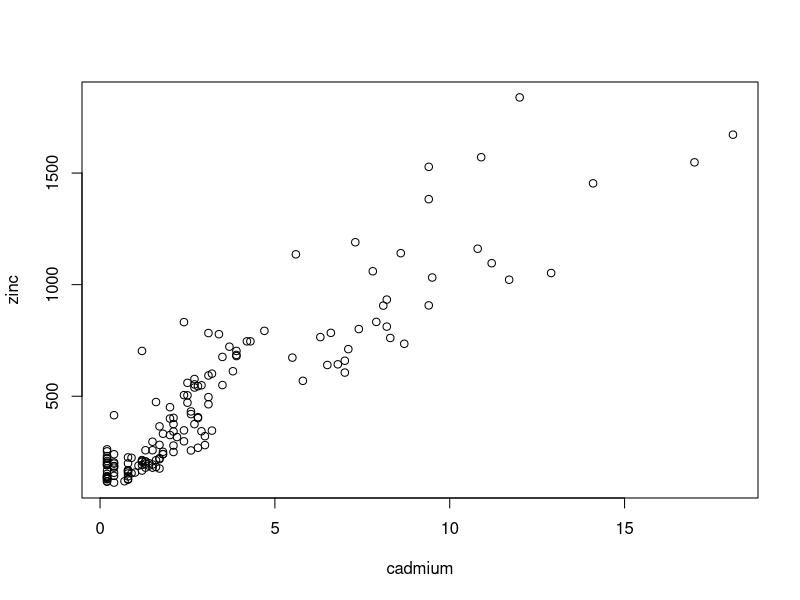
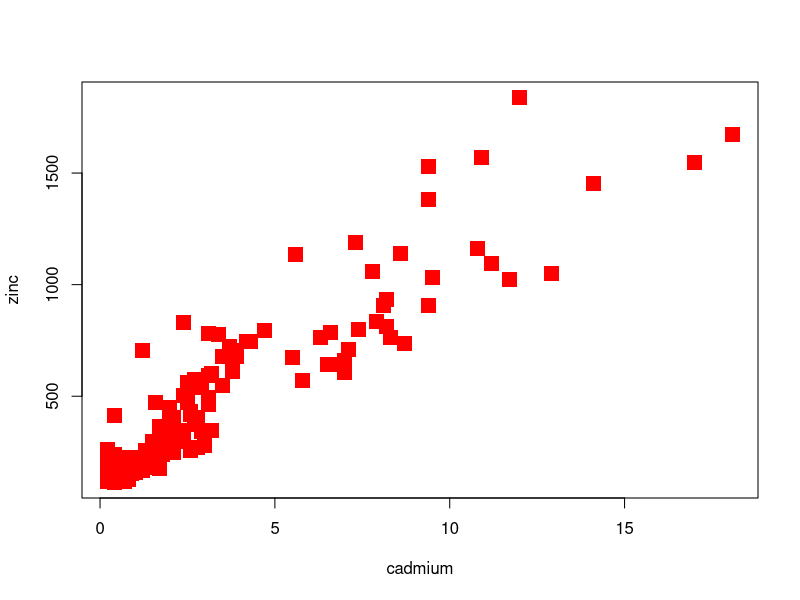
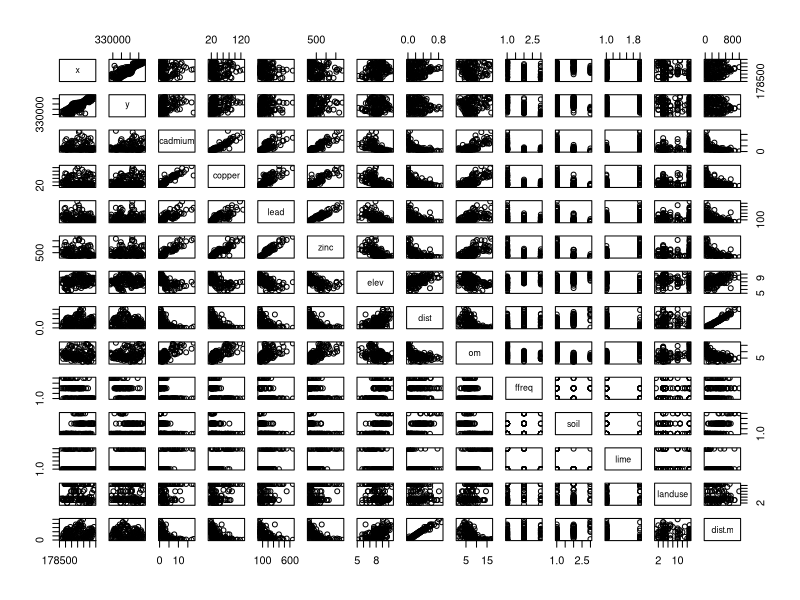
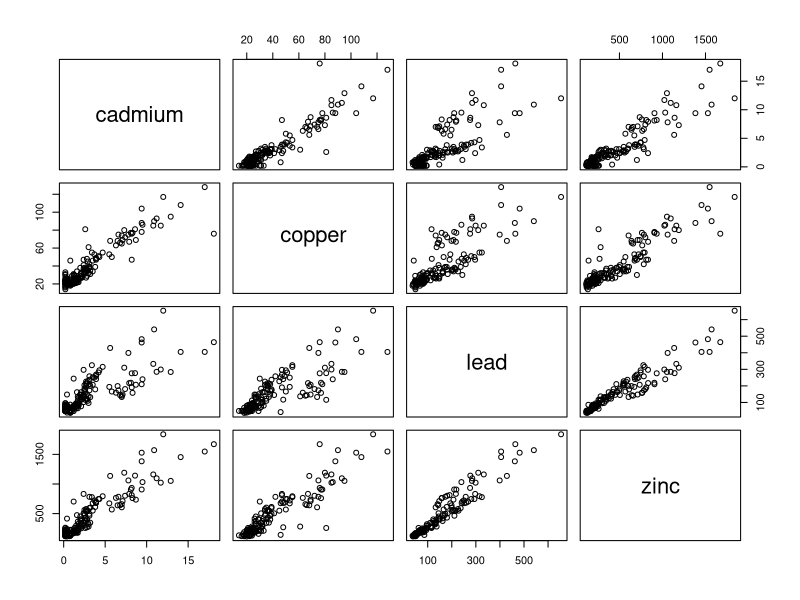
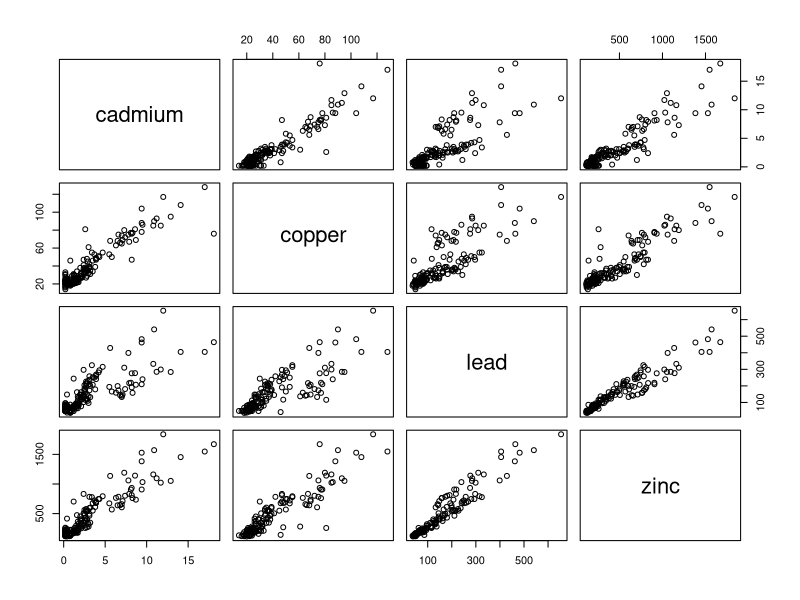
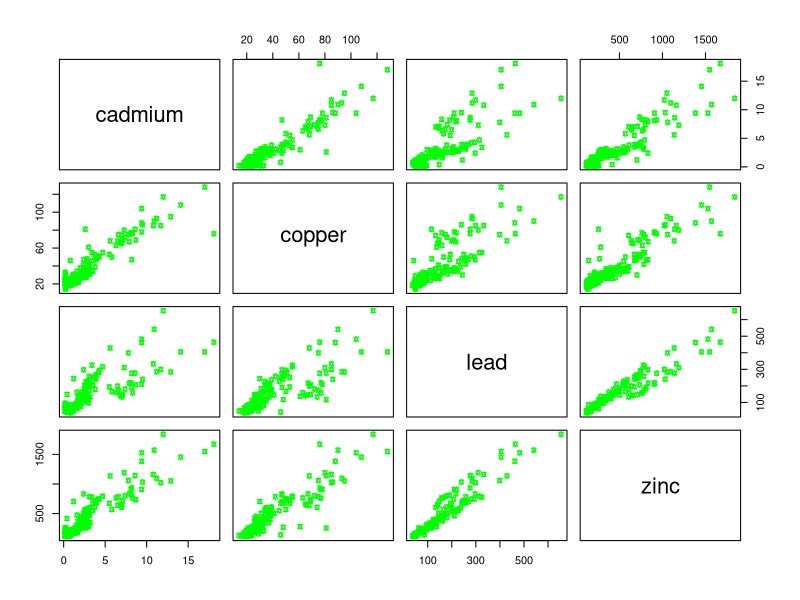
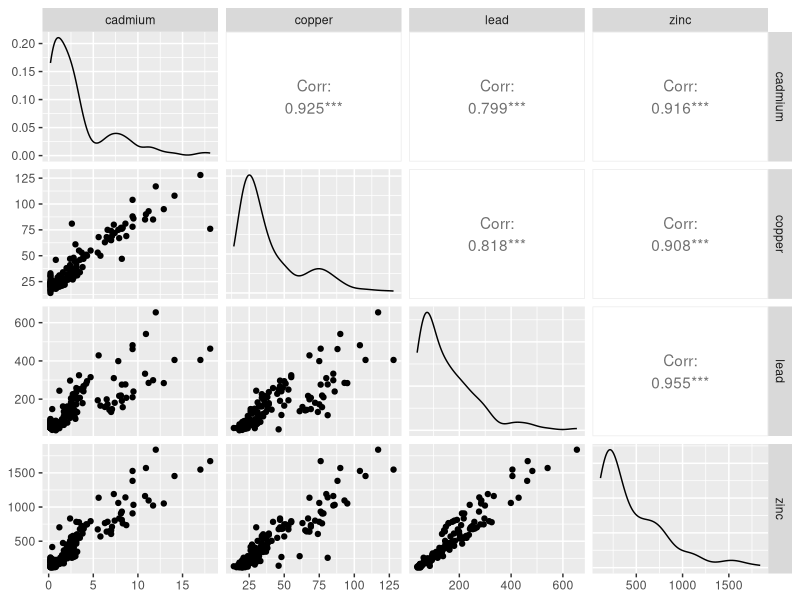

Source code (R) for these figures, in order:
###Multipanel in R. The second lesson of monitoring ecosystem
#sp is a package for spatial data
install.packages("sp")
#GGally is a package that extends 'ggplot2' by adding several functions to reduce the complexity of combining geometric objects with transformed data.
install.packages("GGally")
#library( ) function is to be able to start using the functions (install.packages is like buying a book, library is like taking the book out from the bookshelf to start reading it
library(sp)  #require(sp) do also the same action
library(GGally)
#meuse is provided by package sp. is a data set comprising of four heavy metals measured in the top soil in a flood plain along the river Meuse
#data( ) allow users to load datasets from packages for use it in the workspace
data(meuse)
#attach( ) is to connect the dataset to the r search path
attach(meuse)

#EXERCISE: see the name of the variables and plot cadmium and zinc
meuse
plot(cadmium,zinc)

#There are 2 ways to see the names of the variable
#names( ) is used to see the names of the different variables
names(meuse)
#head( ) is used to see the first rows of the dataset
head(meuse)
#pch=a number, to change the character
#col to change the colour
#cex to change the size of the character
plot(cadmium,zinc,pch=15,col="red",cex=2)

#Exercise: make all the paiwise possible plots of the dataset)
#plo(x,cadmium)
#plot(x,zinc)
#plot,...
#no, plot is not a good idea!

#the function pairs( ) is used to produce a matrix of scatterplots
pairs(meuse)

#code to switch from the whole varaiable to the 4 variable
pairs(~ cadmium + copper + lead + zinc, data=meuse)

pairs(meuse[,3:6])

#Exercise:prettify the graph changing the character, colour and size
pairs(meuse[,3:6], pch=11, col="green", cex=0.7)


#ggpairs( ) is a GGally package with prettyfied graph
ggpairs(meuse[,3:6])
